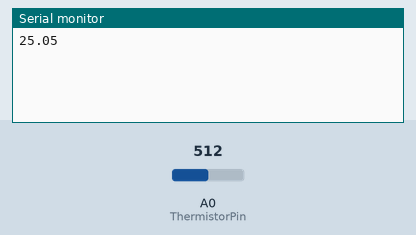
The sketch below on a simulated Arduino Uno, built with avr-gcc and run on an emulated ATmega328P. Shown: the last lines printed to the serial monitor. The inputs (shaded band) are chosen by the test bench; at power-on: A0 (ThermistorPin) = 512.

Above: at 1.2 s.
1.3 s: A0 (ThermistorPin) set to 716
At 2.6 s:
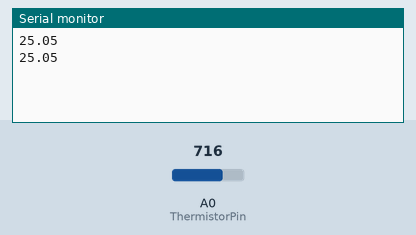
2.8 s: A0 (ThermistorPin) set to 900
At 4.2 s:
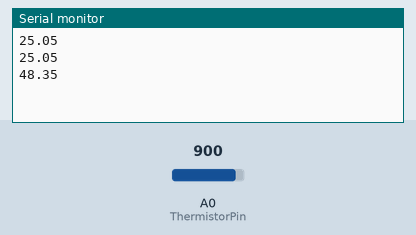
Timing chart, 0 to 5.8 s (numbered marks = the images above; inputs shaded):
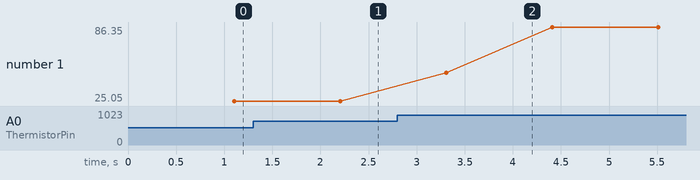

The sketch:

temp_sense_arduino.ino
```cpp
int ThermistorPin = 0;
float V, T;
float b = 3477;
float T0 = 298.15;
float samples[5];

void setup() {
  Serial.begin(9600);
  pinMode(13, OUTPUT);
  analogReference(EXTERNAL);
}

// Take 5 samples in a row and average them. Toggle power
// on only when taking a sample as to not warm thermistor
void loop(void) {
  int i;
  for (i=0; i< 5; i++) {
    digitalWrite(13, HIGH);
    V = analogRead(ThermistorPin);
    digitalWrite(13, LOW);
    samples[i] = 1 / ((1/b) * log(1/((float)V/1023) -1) + 1/T0) - 273.15 ;
    delay(20);
  }

  // average all the samples out
  T = 0;
  for (i=0; i< 5; i++) {
     T += samples[i];
  }
  T /= 5;

  delay(1000);
  Serial.println(T);

}
```

Measured:
- plotted number 1: 25.05 → 86.35 after the input at 2.8 s
